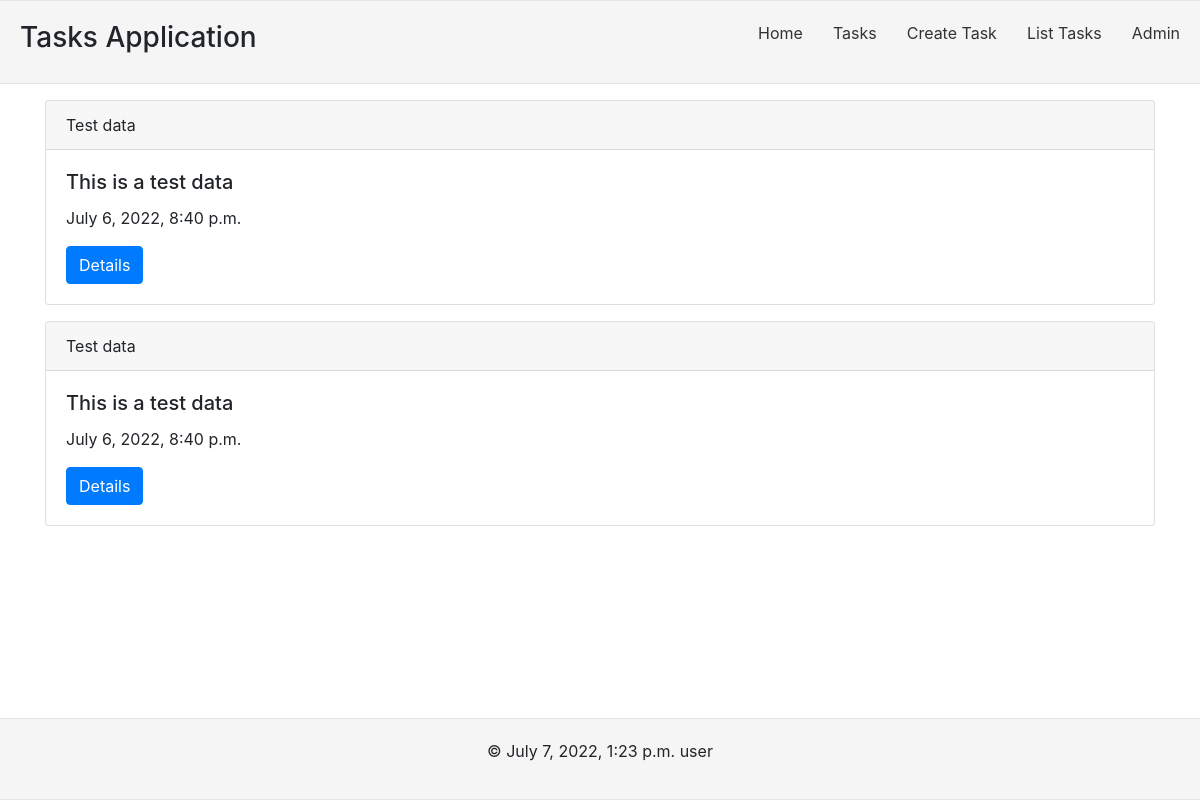
The app's page /tasks_list, older data.
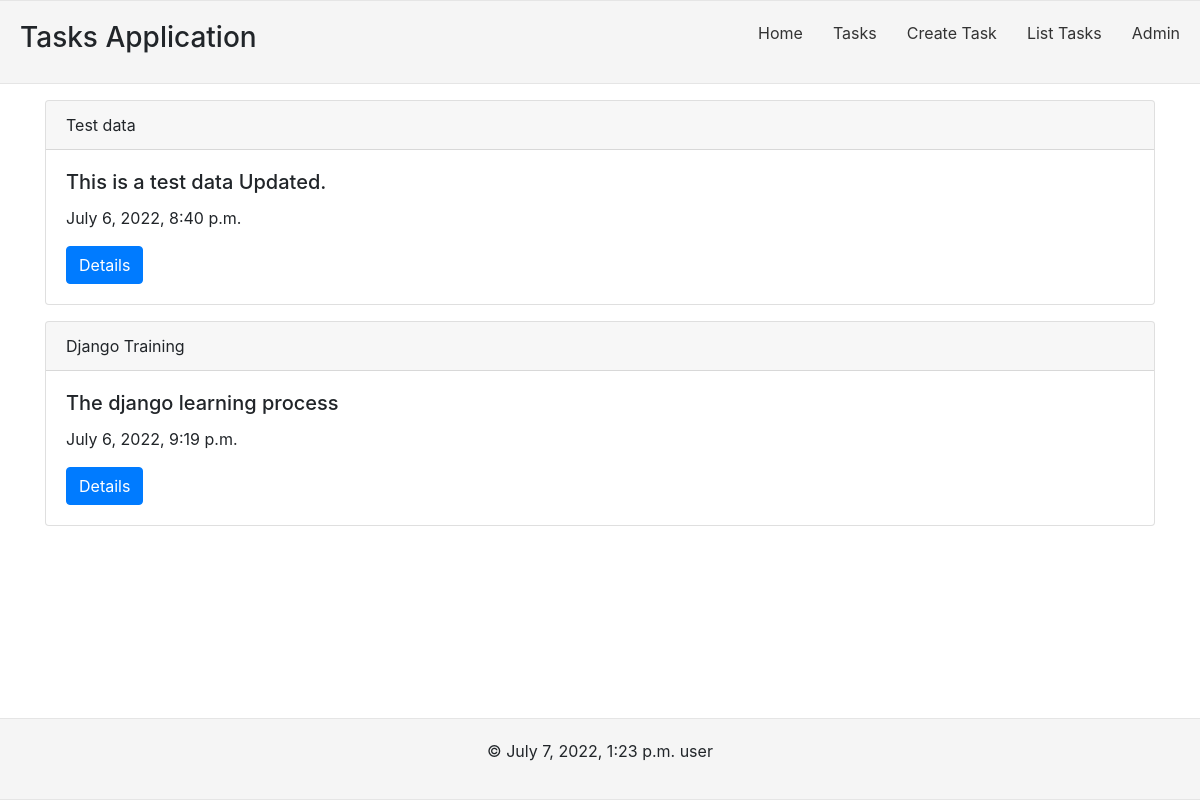
The same page, newer data.
### tasks/models.py (models this page shows, shortened)
class Tasks(models.Model):
    title = models.CharField(max_length=200)
    description = models.TextField()
    created_at = models.DateTimeField(auto_now_add=True)
    updated_at = models.DateTimeField(auto_now=True)
    completed = models.BooleanField(default=False)

### tasks/views.py (the view)
# urls.py: path('tasks_list', views.TaskListView.as_view(), name='tasks_list'),
class TaskListView(ListView):
    model = Tasks
    context_object_name= 'tasks'
    template_name = 'tasks/list.html'
    def get_context_data(self, **kwargs):
        context = super().get_context_data(**kwargs)
        context['title'] = 'List'
        context['now'] = datetime.now()
        return context

### tasks/templates/tasks/list.html
{% extends 'base.html' %} {% block content %}
<div class="container">
  {% for task in tasks%}
  <div class="card my-3">
    <div class="card-header">{{task.title}}</div>
    <div class="card-body">
      <h5 class="card-title">{{task.description}}</h5>
      <p class="card-text">{{task.created_at}}</p>
      <a href="#" class="btn btn-primary">Details</a>
    </div>
  </div>
  {% endfor %}
</div>
{% endblock %}

### tasks/templates/base.html (shortened to what this page needs)
{% load static %}
<!DOCTYPE html>
<html lang="en">
  <head>
    <link
      rel="stylesheet"
      href="https://cdn.jsdelivr.net/npm/bootstrap@4.0.0/dist/css/bootstrap.min.css"
    />
    <link rel="stylesheet" href="{% static 'css/styles.css' %}" />
  </head>
  <body>
    <nav>
      <h3>Tasks Application</h3>
      <ul>
        <li><a href="{% url 'home' %}">Home</a></li>
        <li><a href="{% url 'tasks' %}">Tasks</a></li>
        <li><a href="/tasks_create">Create Task</a></li>
        <li><a href="/tasks_list">List Tasks</a></li>
        <li><a href="/admin">Admin</a></li>
      </ul>
    </nav>
    {% block content %} {% endblock %}
    <footer>
      <p>&copy; {{ now }} user</p>
    </footer>
  </body>
</html>

### static/css/styles.css (style rules this page uses)
nav { background-color: #f5f5f5; border-bottom: 1px solid #e5e5e5; border-top: 1px solid #e5e5e5; min-height: 70px; margin: 0; padding: 20px; display: flex; justify-content: space-between; }
a { color: #333; text-decoration: none; }
nav ul { display: flex; list-style: none; }
li { margin-left: 30px; }
footer { background-color: #f5f5f5; border-bottom: 1px solid #e5e5e5; border-top: 1px solid #e5e5e5; min-height: 70px; margin: 0; padding: 20px; position: fixed; bottom: 0; width: 100%; text-align: center; }

Row changes from the older to the newer data that the page shows:
removed Tasks: title "Test data", description "This is a test data", created_at "July 6, 2022, 8:40 p.m."
changed Tasks "Test data": description "This is a test data" → "This is a test data Updated."
added Tasks: title "Django Training", description "The django learning process", created_at "July 6, 2022, 9:19 p.m."
